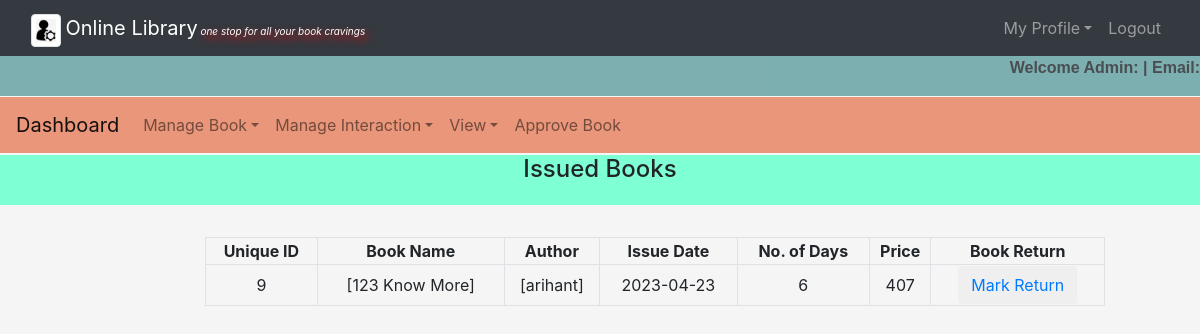
The app's page /admin/issue_book_list.php with its own data.
### tables this page shows
CREATE TABLE `issued_books` (
  `unid` int(11) NOT NULL,
  `username` varchar(30) NOT NULL,
  `bookname` varchar(30) NOT NULL,
  `bookauthor` varchar(30) NOT NULL,
  `issuedate` date NOT NULL,
  `no_of_days` int(30) NOT NULL,
  `price_of_book` int(30) NOT NULL
);

### admin/issue_book_list.php (the view, shortened to what this page needs)
<?php
	require('common.php');
	$connection = mysqli_connect("localhost:3060","root","");
	$query = "select * from issued_books";
?>
<!DOCTYPE html>
<html>
    <body>
            <center><h4 style="background-color:aquamarine;height:50px;margin-top:2px">Issued Books</h4><br></center>
		<div class="row">
			<div class="col-md-2"></div>
			<div class="col-md-9">
				<form>
					<table class="table-bordered" width="900px" style="text-align: center">
						<tr>
                            <th>Unique ID</th>
                            <th>Book Name</th>
                            <th>Author</th>
                            <th>Issue Date</th>
                            <th>No. of Days</th>
                            <th>Price</th>
							<th>Book Return</th>
						</tr>
					<?php
						$query_run = mysqli_query($connection,$query);
						while ($row = mysqli_fetch_assoc($query_run)){
                            $unid= $row['unid'];
                            $bookname = $row['bookname'];
                            $bookauthor = $row['bookauthor'];
                            $issuedate = $row['issuedate'];
                            $no_of_days = $row['no_of_days'];
                            $price = $row['price_of_book'];
					?>
						<tr>
							<td><?php echo $unid;?></td>
                            <td><?php echo $bookname;?></td>
                            <td><?php echo $bookauthor;?></td>
                            <td><?php echo $issuedate;?></td>
                            <td><?php echo $no_of_days;?></td>
                            <td><?php echo $price;?></td>
							<td><button class="btn" name=""><a href="mark_return.php?bn=<?php echo $row['unid'];?>">Mark Return</a></button></td>
						</tr>
					<?php
						}
					?>
				</table>
				</form>
			</div>
			<div class="col-md-1"></div>
		</div>
    </body>
</html>

### admin/style1.css (style rules this page uses)
body { background-color: whitesmoke; }

### records on screen
issued_books: unid "9", bookname "[123 Know More]", bookauthor "[arihant]", issuedate "2023-04-23", no_of_days "6", price_of_book "407"
